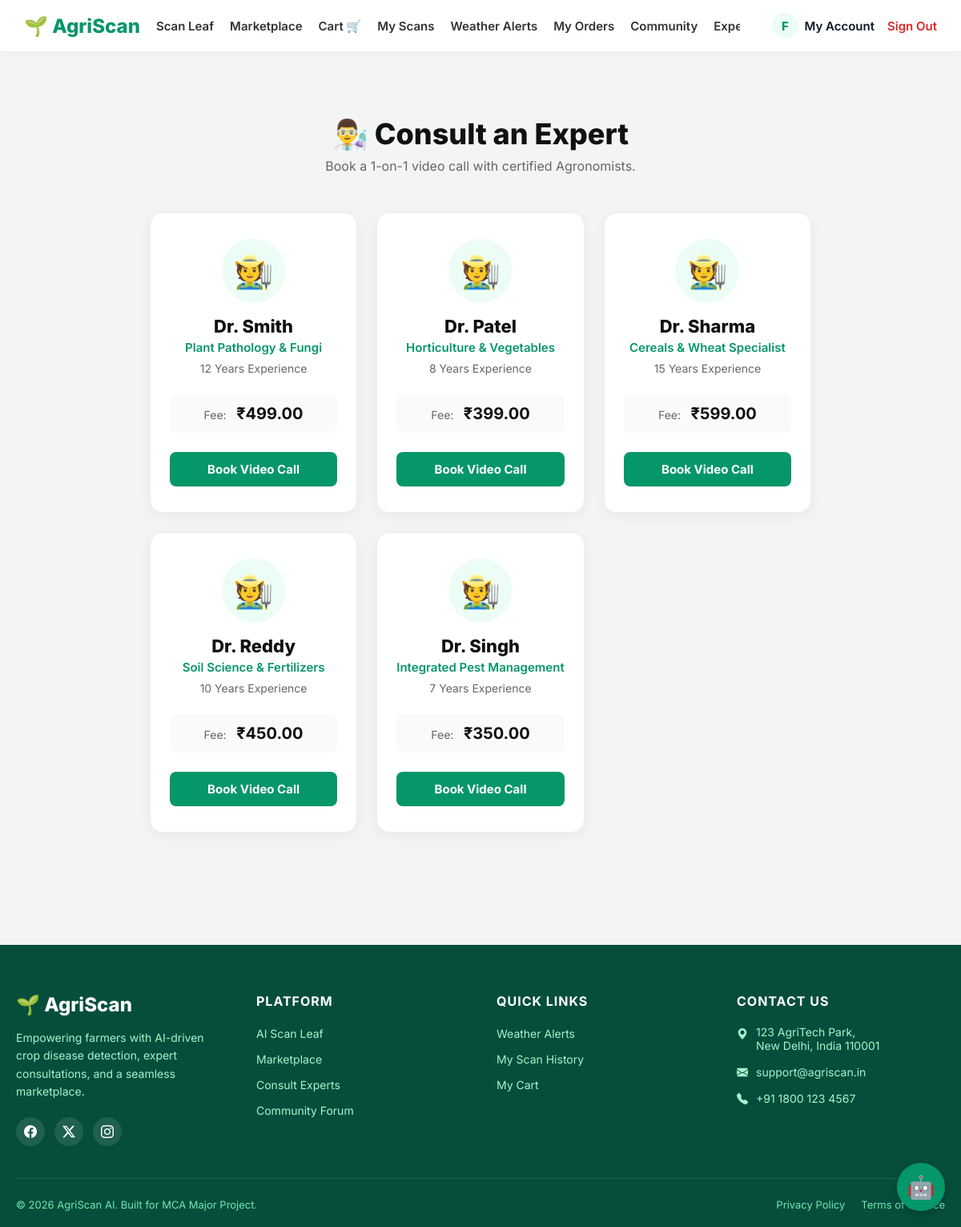
Page /community/experts/ (signed in) on the committed database.
### accounts/models.py (models this page shows)
class User(AbstractUser):
    ROLE_CHOICES = (
        ('farmer', 'Farmer'),
        ('agronomist', 'Agronomist'),
        ('seller', 'Seller'),
        ('admin', 'Admin'),
    )
    role = models.CharField(max_length=20, choices=ROLE_CHOICES, default='farmer')
    phone = models.CharField(max_length=15, blank=True)

class AgronomistProfile(models.Model):
    user = models.OneToOneField(User, on_delete=models.CASCADE, related_name='agronomist_profile')
    specialization = models.CharField(max_length=100)
    experience_years = models.PositiveIntegerField(default=0)
    consultation_fee = models.DecimalField(max_digits=8, decimal_places=2, default=0.0)

### community/views.py (the view)
# urls.py: path('experts/', views.expert_list, name='expert_list'),
@login_required
def expert_list(request):
    if request.user.role != 'farmer':
        return redirect('home')
    experts = AgronomistProfile.objects.select_related('user').all()
    return render(request, 'community/expert_list.html', {'experts': experts})

### templates/community/expert_list.html (shortened to what this page needs)
{% extends "base.html" %}
{% block content %}
<div style="max-width: 1200px; margin: 40px auto; padding: 0 20px;">
    <div style="text-align: center; margin-bottom: 48px;">
        <h1 style="font-size: 36px; font-weight: 800; color: #111; margin-bottom: 8px;">👨‍🔬 Consult an Expert</h1>
        <p style="color: #666; font-size: 16px;">Book a 1-on-1 video call with certified Agronomists.</p>
    </div>
    <div class="expert-grid">
        {% for expert in experts %}
        <div class="expert-card">
            <div class="expert-avatar">
                🧑‍🌾
            </div>
            <h3 class="expert-name">
                Dr. {{ expert.user.username|slice:"3:"|title }}
            </h3>
            <p class="expert-spec">{{ expert.specialization }}</p>
            <p class="expert-exp">{{ expert.experience_years }} Years Experience</p>
            <div class="expert-fee-box">
                <span style="font-size: 14px; color: #666;">Fee:</span>
                <strong style="font-size: 20px; color: #111; margin-left: 8px;">₹{{ expert.consultation_fee }}</strong>
            </div>
            <a href="{% url 'book_consultation' expert.user.id %}" class="expert-btn">
                Book Video Call
            </a>
        </div>
        {% empty %}
        <div style="grid-column: 1 / -1; text-align: center; padding: 60px; background: white; border-radius: 12px;">
            <p style="color: #666; font-size: 16px;">No experts available right now.</p>
        </div>
        {% endfor %}
    </div>
</div>
{% endblock %}

### templates/base.html (shortened to what this page needs)
{% load static %}
<!DOCTYPE html>
<html lang="en">
<head>
    <link href="https://cdn.jsdelivr.net/npm/bootstrap-icons@1.11.0/font/bootstrap-icons.css" rel="stylesheet">
    <link rel="stylesheet" href="{% static 'css/style.css' %}">
</head>
<body>
<nav class="navbar" style="background: white; border-bottom: 1px solid #eee; box-shadow: 0 2px 10px rgba(0,0,0,0.02);">
    <div class="nav-container" style="display: flex; justify-content: space-between; align-items: center; width: 100%; max-width: 1400px; margin: 0 auto; padding: 16px 30px; box-sizing: border-box; gap: 20px;">
        <div style="display: flex; align-items: center; gap: 20px; flex-shrink: 1; overflow: hidden;">
            <a href="/" class="brand" style="font-size: 24px; font-weight: 800; color: #059669; text-decoration: none; white-space: nowrap; flex-shrink: 0;">
                🌱 AgriScan
            </a>
            <div class="nav-links" style="display: flex; align-items: center; gap: 20px; white-space: nowrap;">
                {% if user.is_authenticated %}
                    {% if user.is_superuser or user.role == 'admin' %}
                        <a href="{% url 'admin_dashboard' %}" style="font-size: 15px; font-weight: 600; color: #333; text-decoration: none;">Analytics</a>
                        {% if user.is_superuser %}
                            <a href="/admin/" target="_blank" style="font-size: 15px; font-weight: 600; color: #333; text-decoration: none;">Django Admin ⚙️</a>
                        {% endif %}
                    {% elif user.role == 'seller' %}
                        <a href="{% url 'seller_dashboard' %}" style="font-size: 15px; font-weight: 600; color: #333; text-decoration: none;">Seller Dashboard</a>
                        <a href="/marketplace/" style="font-size: 15px; font-weight: 600; color: #333; text-decoration: none;">View Store</a>
                    {% elif user.role == 'agronomist' %}
                        <a href="{% url 'agronomist_dashboard' %}" style="font-size: 15px; font-weight: 600; color: #333; text-decoration: none;">My Consultations</a>
                    {% else %}
                        <a href="{% url 'home' %}" style="font-size: 15px; font-weight: 600; color: #333; text-decoration: none;">Scan Leaf</a>
                        <a href="/marketplace/" style="font-size: 15px; font-weight: 600; color: #333; text-decoration: none;">Marketplace</a>
                        <a href="{% url 'view_cart' %}" style="font-size: 15px; font-weight: 600; color: #333; text-decoration: none; display: flex; align-items: center; gap: 4px;">Cart 🛒</a>
                        <a href="{% url 'history' %}" style="font-size: 15px; font-weight: 600; color: #333; text-decoration: none;">My Scans</a>
                        <a href="/weather/" style="font-size: 15px; font-weight: 600; color: #333; text-decoration: none;">Weather Alerts</a>
                        <a href="{% url 'order_history' %}" style="font-size: 15px; font-weight: 600; color: #333; text-decoration: none;">My Orders</a>
                        <a href="{% url 'forum_list' %}" style="font-size: 15px; font-weight: 600; color: #333; text-decoration: none;">Community</a>
                        <a href="{% url 'expert_list' %}" style="font-size: 15px; font-weight: 600; color: #333; text-decoration: none;">Experts</a>
                    {% endif %}
                {% endif %}
            </div>
        </div>
        <div style="display: flex; align-items: center; gap: 16px; white-space: nowrap; flex-shrink: 0; margin-left: 20px;">
            {% if user.is_authenticated %}
                <a href="{% url 'home' %}" style="display: flex; align-items: center; gap: 8px; text-decoration: none; color: #111827; font-weight: 600; font-size: 15px;">
                    <div style="background: #ECFDF5; color: #059669; width: 32px; height: 32px; border-radius: 50%; display: flex; align-items: center; justify-content: center; font-weight: 800;">
                        {{ user.username|first|upper }}
                    </div>
                    My Account
                </a>
                <form method="post" action="{% url 'logout' %}" style="margin: 0;">
                    <button type="submit" style="background: none; border: none; cursor: pointer; font-family: inherit; font-size: 15px; font-weight: 600; color: #dc2626; padding: 0;">Sign Out</button>
                </form>
            {% endif %}
        </div>
    </div>
</nav>
<main class="container">
    {% block content %}
    {% endblock %}
</main>
<footer style="background: #064E3B; color: #D1FAE5; padding: 60px 0 20px 0; margin-top: 60px; font-family: 'Inter', sans-serif;">
    <div style="max-width: 1200px; margin: 0 auto; padding: 0 20px;">
        <div style="display: grid; grid-template-columns: repeat(auto-fit, minmax(200px, 1fr)); gap: 40px; margin-bottom: 40px;">
            <div>
                <a href="{% url 'home' %}" style="display: flex; align-items: center; gap: 8px; font-size: 24px; font-weight: 800; color: white; text-decoration: none; margin-bottom: 16px;">
                    🌱 AgriScan
                </a>
                <p style="font-size: 14px; line-height: 1.6; color: #A7F3D0; margin-bottom: 20px;">
                    Empowering farmers with AI-driven crop disease detection, expert consultations, and a seamless marketplace.
                </p>
                <div style="display: flex; gap: 12px;">
                    <a href="#" style="color: white; background: rgba(255,255,255,0.1); width: 36px; height: 36px; display: flex; align-items: center; justify-content: center; border-radius: 50%; text-decoration: none;"><i class="bi bi-facebook"></i></a>
                    <a href="#" style="color: white; background: rgba(255,255,255,0.1); width: 36px; height: 36px; display: flex; align-items: center; justify-content: center; border-radius: 50%; text-decoration: none;"><i class="bi bi-twitter-x"></i></a>
                    <a href="#" style="color: white; background: rgba(255,255,255,0.1); width: 36px; height: 36px; display: flex; align-items: center; justify-content: center; border-radius: 50%; text-decoration: none;"><i class="bi bi-instagram"></i></a>
                </div>
            </div>
            <div>
                <h4 style="color: white; font-size: 16px; font-weight: 700; margin-bottom: 20px; text-transform: uppercase; letter-spacing: 1px;">Platform</h4>
                <ul style="list-style: none; padding: 0; margin: 0; display: flex; flex-direction: column; gap: 12px;">
                    <li><a href="{% url 'home' %}" style="color: #A7F3D0; text-decoration: none; font-size: 14px;">AI Scan Leaf</a></li>
                    <li><a href="/marketplace/" style="color: #A7F3D0; text-decoration: none; font-size: 14px;">Marketplace</a></li>
                    <li><a href="{% url 'expert_list' %}" style="color: #A7F3D0; text-decoration: none; font-size: 14px;">Consult Experts</a></li>
                    <li><a href="{% url 'forum_list' %}" style="color: #A7F3D0; text-decoration: none; font-size: 14px;">Community Forum</a></li>
                </ul>
            </div>
            <div>
                <h4 style="color: white; font-size: 16px; font-weight: 700; margin-bottom: 20px; text-transform: uppercase; letter-spacing: 1px;">Quick Links</h4>
                <ul style="list-style: none; padding: 0; margin: 0; display: flex; flex-direction: column; gap: 12px;">
                    <li><a href="/weather/" style="color: #A7F3D0; text-decoration: none; font-size: 14px;">Weather Alerts</a></li>
                    <li><a href="{% url 'history' %}" style="color: #A7F3D0; text-decoration: none; font-size: 14px;">My Scan History</a></li>
                    <li><a href="{% url 'view_cart' %}" style="color: #A7F3D0; text-decoration: none; font-size: 14px;">My Cart</a></li>
                </ul>
            </div>
            <div>
                <h4 style="color: white; font-size: 16px; font-weight: 700; margin-bottom: 20px; text-transform: uppercase; letter-spacing: 1px;">Contact Us</h4>
                <ul style="list-style: none; padding: 0; margin: 0; display: flex; flex-direction: column; gap: 16px; font-size: 14px; color: #A7F3D0;">
                    <li style="display: flex; gap: 10px; align-items: flex-start;">
                        <i class="bi bi-geo-alt-fill" style="margin-top: 2px;"></i>
                        <span>123 AgriTech Park,<br>New Delhi, India 110001</span>
                    </li>
                    <li style="display: flex; gap: 10px; align-items: center;">
                        <i class="bi bi-envelope-fill"></i>
                        <span>support@agriscan.in</span>
                    </li>
                    <li style="display: flex; gap: 10px; align-items: center;">
                        <i class="bi bi-telephone-fill"></i>
                        <span>+91 1800 123 4567</span>
                    </li>
                </ul>
            </div>
        </div>
        <div style="border-top: 1px solid rgba(255,255,255,0.1); padding-top: 24px; display: flex; justify-content: space-between; align-items: center; flex-wrap: wrap; gap: 16px; font-size: 13px; color: #6EE7B7;">
            <p style="margin: 0;">&copy; 2026 AgriScan AI. Built for MCA Major Project.</p>
            <div style="display: flex; gap: 20px;">
                <a href="#" style="color: #6EE7B7; text-decoration: none;">Privacy Policy</a>
                <a href="#" style="color: #6EE7B7; text-decoration: none;">Terms of Service</a>
            </div>
        </div>
    </div>
</footer>
{% if '/login/' not in request.path and '/register/' not in request.path %}
<div id="chatbot-btn" style="position: fixed; bottom: 20px; right: 20px; background: #059669; color: white; width: 60px; height: 60px; border-radius: 50%; display: flex; align-items: center; justify-content: center; font-size: 28px; cursor: pointer; box-shadow: 0 4px 12px rgba(0,0,0,0.2); z-index: 1000;">
    🤖
</div>
{% endif %}
</body>
</html>

### static/css/style.css (style rules this page uses)
:root { --primary: #059669; --primary-dark: #047857; --bg: #F3F4F6; --card-bg: #FFFFFF; --text-main: #111827; --text-muted: #6B7280; --border: #E5E7EB; --shadow: 0 10px 25px rgba(0,0,0,0.05); }
* { box-sizing: border-box; margin: 0; padding: 0; }
body { font-family: 'Inter', sans-serif; background: var(--bg); color: var(--text-main); display: flex; flex-direction: column; min-height: 100vh; }
.container { max-width: 1100px; margin: 0 auto; padding: 40px 20px; flex: 1; }
.navbar { background: var(--card-bg); box-shadow: 0 2px 10px rgba(0,0,0,0.05); position: sticky; top: 0; z-index: 100; }
.nav-container { max-width: 1100px; margin: 0 auto; padding: 16px 20px; display: flex; justify-content: space-between; align-items: center; }
.brand { font-size: 22px; font-weight: 800; color: var(--primary); text-decoration: none; }
.nav-links { display: flex; gap: 24px; align-items: center; }
.nav-links a { text-decoration: none; color: var(--text-main); font-weight: 500; font-size: 15px; }

### templates/base.html (style rules this page uses)
body { display: flex; flex-direction: column; min-height: 100vh; margin: 0; }
main { flex: 1 0 auto; }

### templates/community/expert_list.html (style rules this page uses)
.expert-grid { display: grid; grid-template-columns: repeat(3, 1fr); gap: 24px; justify-content: center; }
.expert-card { background: white; border-radius: 16px; padding: 32px 24px; text-align: center; box-shadow: 0 4px 15px rgba(0,0,0,0.05); border: 1px solid #eee; transition: transform 0.2s, box-shadow 0.2s; display: flex; flex-direction: column; height: 100%; }
.expert-avatar { width: 80px; height: 80px; background: #ECFDF5; color: #059669; border-radius: 50%; display: flex; align-items: center; justify-content: center; font-size: 40px; margin: 0 auto 16px; }
.expert-name { font-size: 22px; font-weight: 800; color: #111; margin-bottom: 4px; }
.expert-spec { color: #059669; font-weight: 600; font-size: 15px; margin-bottom: 8px; }
.expert-exp { font-size: 14px; color: #666; margin-bottom: 24px; flex: 1; }
.expert-fee-box { background: #F9FAFB; padding: 12px; border-radius: 8px; margin-bottom: 24px; }
.expert-btn { display: block; width: 100%; background: #059669; color: white; padding: 12px; border-radius: 8px; text-decoration: none; font-weight: 700; font-size: 15px; box-sizing: border-box; transition: background 0.2s; }

### rows in the picture
User: username|first "F"
AgronomistProfile: user.username "Smith", specialization "Plant Pathology & Fungi", experience_years "12", consultation_fee "499.00"
AgronomistProfile: user.username "Patel", specialization "Horticulture & Vegetables", experience_years "8", consultation_fee "399.00"
AgronomistProfile: user.username "Sharma", specialization "Cereals & Wheat Specialist", experience_years "15", consultation_fee "599.00"
AgronomistProfile: user.username "Reddy", specialization "Soil Science & Fertilizers", experience_years "10", consultation_fee "450.00"
AgronomistProfile: user.username "Singh", specialization "Integrated Pest Management", experience_years "7", consultation_fee "350.00"
